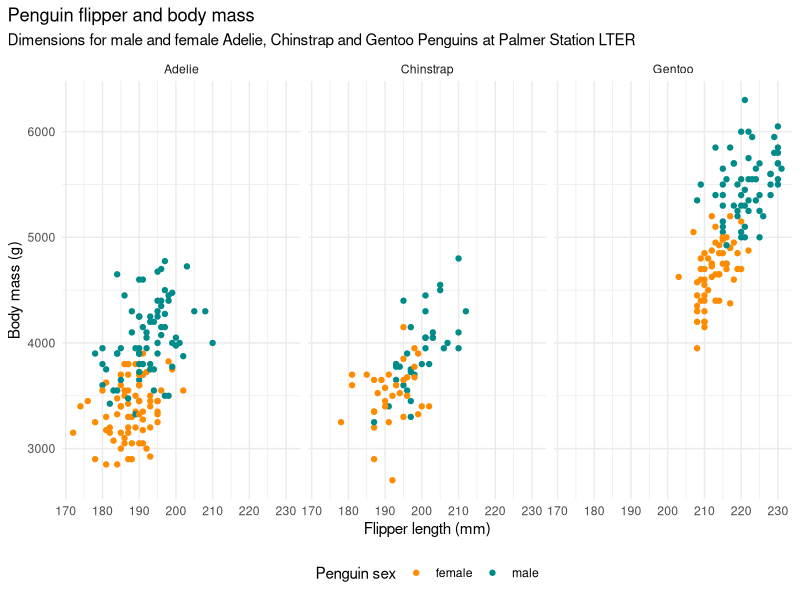
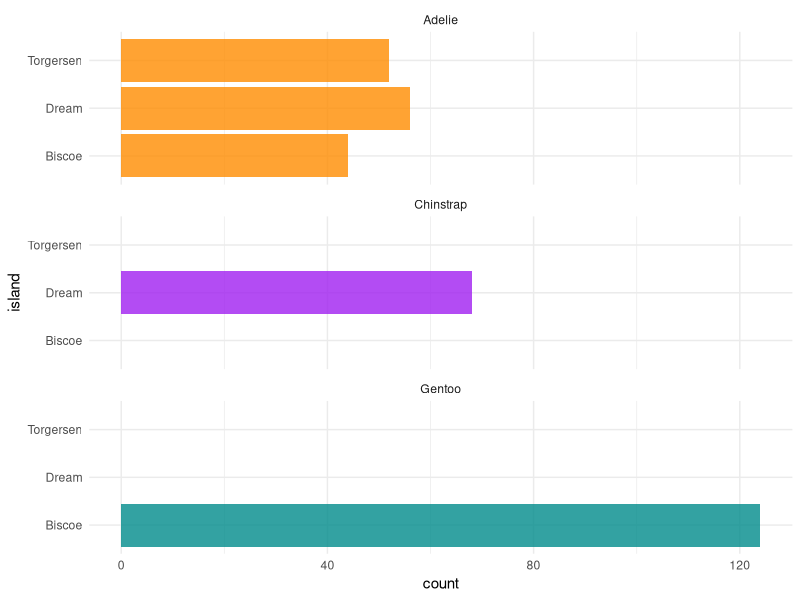

These charts were generated, in order, by the following R code:
## ---- chunk 1
# do not show code by default
knitr::opts_chunk$set(echo = FALSE)

library(palmerpenguins)
library(dplyr)
library(ggplot2)
## ---- chunk 2
glimpse(penguins)
## ---- chunk 3
penguins %>% 
  count(species)
## ---- chunk 4
knitr::include_graphics("https://allisonhorst.github.io/palmerpenguins/reference/figures/lter_penguins.png")
## ---- chunk 5
mean_metric <- penguins %>%
  group_by(species) %>%
  select(-year) %>%
  summarize(across(where(is.numeric), mean, na.rm = TRUE))
mean_metric
## ---- chunk 6
knitr::include_graphics("https://allisonhorst.github.io/palmerpenguins/reference/figures/culmen_depth.png")
## ---- chunk 7
heaviest_specie <- mean_metric %>%
  filter(body_mass_g == max(body_mass_g)) %>% 
  pull(species)
## ---- chunk 8
ggplot(penguins, aes(x = flipper_length_mm,
                            y = body_mass_g)) +
  geom_point(aes(color = sex)) +
  theme_minimal() +
  scale_color_manual(values = c("darkorange","cyan4"), na.translate = FALSE) +
  labs(title = "Penguin flipper and body mass",
       subtitle = "Dimensions for male and female Adelie, Chinstrap and Gentoo Penguins at Palmer Station LTER",
       x = "Flipper length (mm)",
       y = "Body mass (g)",
       color = "Penguin sex") +
  theme(legend.position = "bottom",
        legend.background = element_rect(fill = "white", color = NA),
        plot.title.position = "plot",
        plot.caption = element_text(hjust = 0, face= "italic"),
        plot.caption.position = "plot") +
  facet_wrap(~species)
## ---- chunk 9
island_repart_alt <- "Horizontal bar chart, faceted by Species showing the number of penguins living on each island, Torgersen, Dream and Biscoe. Adelie lives on the three, whereas Gentoo on Biscoe and Chinstrap on Dream."
## ---- chunk 10
ggplot(penguins, aes(x = island, fill = species)) +
  geom_bar(alpha = 0.8) +
  scale_fill_manual(values = c("darkorange","purple","cyan4"),
                    guide = FALSE) +
  theme_minimal() +
  facet_wrap(~species, ncol = 1) +
  coord_flip()
